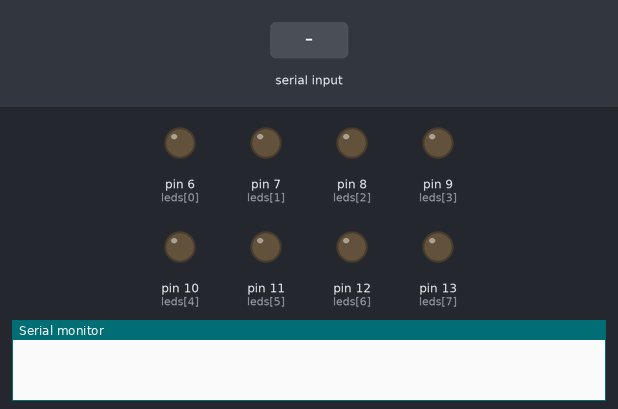
This sketch was run on a simulated Arduino Uno, built with avr-gcc and run on an emulated ATmega328P. Shown: output pins drawn as LEDs (lit = HIGH), the last lines printed to the serial monitor. Inputs (shaded band) come from the test bench.

Above: at 1.2 s.
1.3 s: "90,45\n" received over Serial
At 2.7 s:
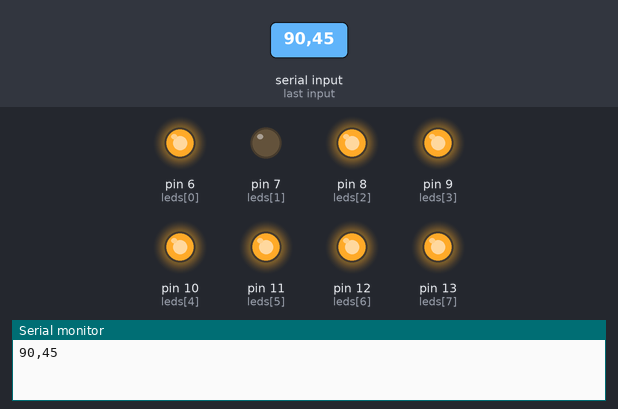
3.5 s: "5\n" received over Serial
At 4.6 s:
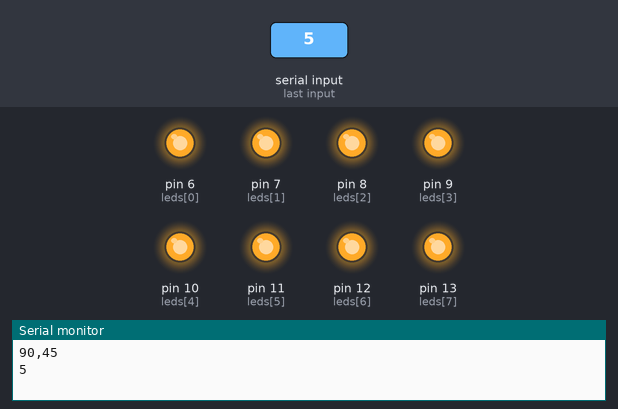
5.5 s: "30,150\n" received over Serial
At 6.5 s:
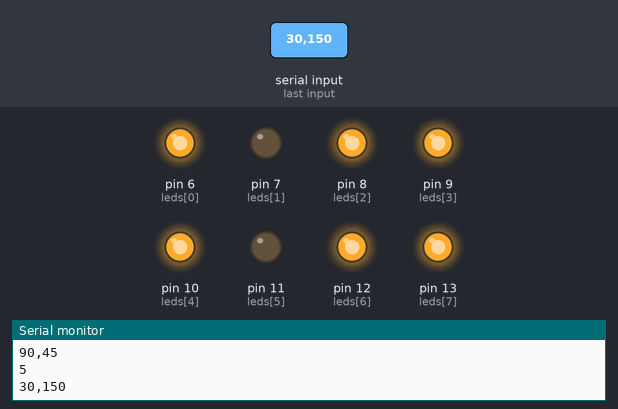
7.5 s: "200\n" received over Serial
At 8.3 s:
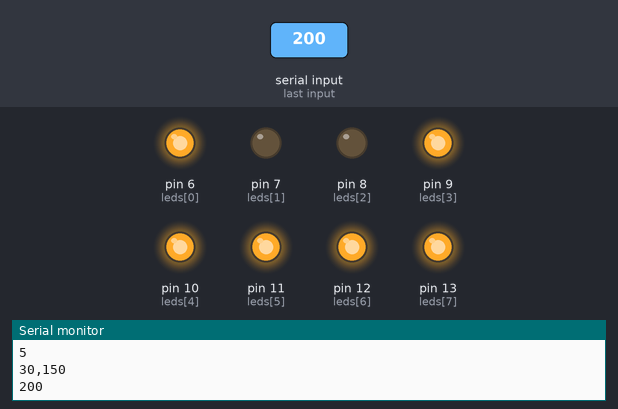
9.5 s: "90\n" received over Serial
At 11.4 s:
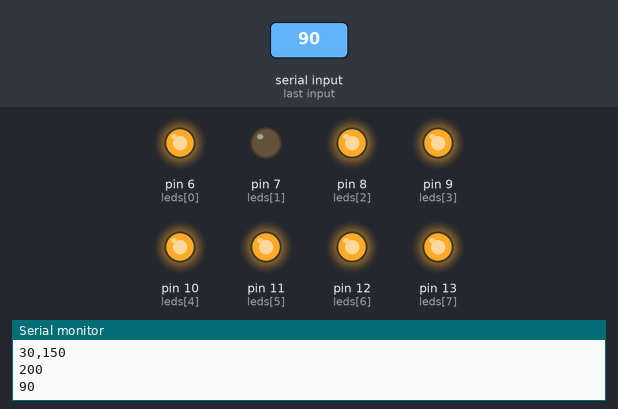
Timing chart, 0 to 12.5 s (numbered marks = the images above; inputs shaded):
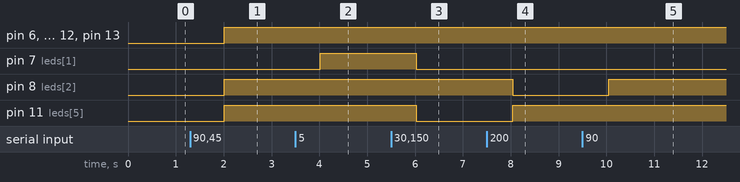

Measured:
- after the input at 1.3 s, pin 6 (leds[0]), pin 8 (leds[2]), pin 9 (leds[3]), pin 10 (leds[4]), pin 11 (leds[5]), pin 12 (leds[6]), pin 13 (leds[7]): LOW → HIGH after 0.71 s
- after the input at 3.5 s, pin 7 (leds[1]): LOW → HIGH after 0.52 s
- after the input at 5.5 s, pin 7 (leds[1]), pin 11 (leds[5]): HIGH → LOW after 0.53 s
- after the input at 7.5 s, pin 8 (leds[2]): HIGH → LOW after 0.54 s; pin 11 (leds[5]): LOW → HIGH after 0.54 s
- after the input at 9.5 s, pin 8 (leds[2]): LOW → HIGH after 0.55 s

The sketch:

Tarea_003.ino
```cpp
int leds[8] = { 6, 7, 8, 9, 10, 11, 12, 13};

void setup() {
  // put your setup code here, to run once:
  for (int i = 0; i < 8; i++)
  {
    pinMode(leds[i], OUTPUT);
  }
  Serial.begin(9600);
  Serial.setTimeout(10);
}
int i = 0;
String valor; //numero decimal a leer
void loop() {
  // put your main code here, to run repeatedly:
  valor = "";
  if (Serial.available() > 0)
  {
    valor = Serial.readString();
    Serial.println(valor);
    if (valor != "")
    {
      for (i = 0; i < 8; i++)
      {
        digitalWrite(leds[i], (valor.charAt(i) - 48));
      }
    }
  }
  delay(1000);
}

void limpiar()
{
  for (int i = 0; i < 8; i++)
  {
    digitalWrite(leds[i], 0);
  }
}
```
